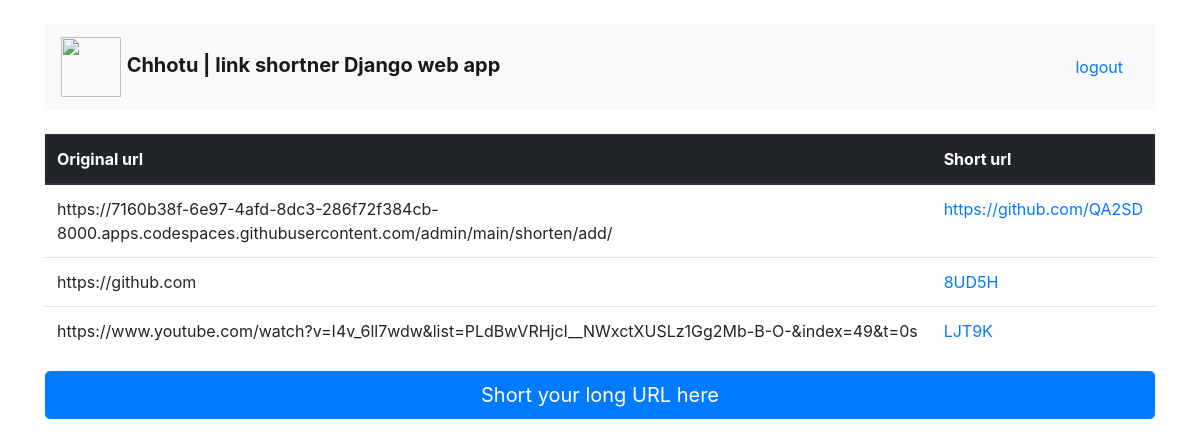
The app's page / (signed in), older data.
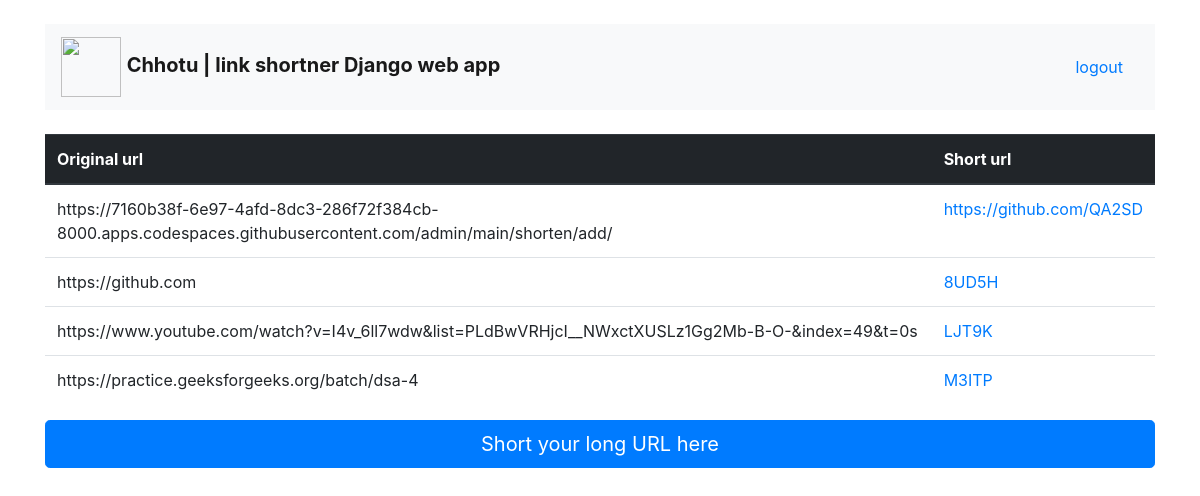
The same page, newer data.
### main/models.py (models this page shows)
class shorten(models.Model):
    uri = models.URLField('Enter original uri ')
    shorturi = models.CharField('save the model for shorten uri',max_length=10,unique=True,null=True,blank=True)
    def save(self,*args,**kwrgs):
        self.shorturi=get_random_string(5, allowed_chars=string.ascii_uppercase + string.digits)
        super(shorten,self).save(*args,**kwrgs)

### main/views.py (the view)
# urls.py: path('',index,name='index'),
@login_required(login_url='/login/')
def index(request):
    query = shorten.objects.all()
    context = {'query':query}
    return render(request,'index.html',context)

### templates/index.html
{% extends 'base.html' %}
{% block content %}
<div class="table-responsive">
    <table class="table">
  <thead class="thead-dark">
    <tr>
      <th scope="col">Original url</th>
      <th scope="col">Short url</th>
    </tr>
  </thead>
  <tbody>
  {%for object in query%}
    <tr>
      <td>{{object.uri }}</td>
      <td><a href="/{{object.shorturi}}">{{object.shorturi}}</a></td>
    </tr>
  {%endfor%}
  </tbody>
</table>
<a href="/short" class="btn btn-primary btn-lg btn-block">Short your long URL here</a>
</div>
 {% endblock %}

Row changes from the older to the newer data that the page shows:
added shorten: uri "https://practice.geeksforgeeks.org/batch/dsa-4", shorturi "M3ITP"
